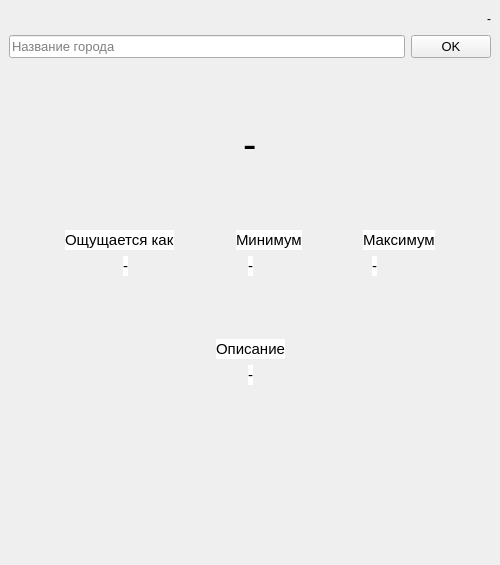
<?xml version="1.0" encoding="UTF-8"?>
<ui version="4.0">
 <class>MainWindow</class>
 <widget class="QMainWindow" name="MainWindow">
  <property name="geometry">
   <rect>
    <x>0</x>
    <y>0</y>
    <width>500</width>
    <height>565</height>
   </rect>
  </property>
  <property name="sizePolicy">
   <sizepolicy hsizetype="Preferred" vsizetype="Fixed">
    <horstretch>0</horstretch>
    <verstretch>0</verstretch>
   </sizepolicy>
  </property>
  <property name="minimumSize">
   <size>
    <width>500</width>
    <height>565</height>
   </size>
  </property>
  <property name="maximumSize">
   <size>
    <width>500</width>
    <height>565</height>
   </size>
  </property>
  <property name="windowTitle">
   <string>MainWindow</string>
  </property>
  <widget class="QWidget" name="centralwidget">
   <layout class="QVBoxLayout" name="verticalLayout">
    <item>
     <layout class="QHBoxLayout" name="horizontalLayout_7">
      <item>
       <spacer name="horizontalSpacer">
        <property name="orientation">
         <enum>Qt::Horizontal</enum>
        </property>
        <property name="sizeHint" stdset="0">
         <size>
          <width>40</width>
          <height>20</height>
         </size>
        </property>
       </spacer>
      </item>
      <item>
       <widget class="QLabel" name="time_lbl">
        <property name="text">
         <string>-</string>
        </property>
       </widget>
      </item>
     </layout>
    </item>
    <item>
     <layout class="QHBoxLayout" name="horizontalLayout_6">
      <item>
       <widget class="QLineEdit" name="search_city">
        <property name="font">
         <font>
          <pointsize>10</pointsize>
         </font>
        </property>
        <property name="placeholderText">
         <string>Название города</string>
        </property>
       </widget>
      </item>
      <item>
       <widget class="QPushButton" name="ok_btn">
        <property name="font">
         <font>
          <pointsize>10</pointsize>
         </font>
        </property>
        <property name="text">
         <string>OK</string>
        </property>
       </widget>
      </item>
     </layout>
    </item>
    <item>
     <spacer name="verticalSpacer_8">
      <property name="orientation">
       <enum>Qt::Vertical</enum>
      </property>
      <property name="sizeHint" stdset="0">
       <size>
        <width>20</width>
        <height>40</height>
       </size>
      </property>
     </spacer>
    </item>
    <item>
     <layout class="QHBoxLayout" name="horizontalLayout_2">
      <item>
       <spacer name="horizontalSpacer_14">
        <property name="orientation">
         <enum>Qt::Horizontal</enum>
        </property>
        <property name="sizeHint" stdset="0">
         <size>
          <width>40</width>
          <height>20</height>
         </size>
        </property>
       </spacer>
      </item>
      <item>
       <widget class="QLabel" name="temp_lbl">
        <property name="font">
         <font>
          <pointsize>30</pointsize>
         </font>
        </property>
        <property name="text">
         <string>-</string>
        </property>
       </widget>
      </item>
      <item>
       <spacer name="horizontalSpacer_15">
        <property name="orientation">
         <enum>Qt::Horizontal</enum>
        </property>
        <property name="sizeHint" stdset="0">
         <size>
          <width>40</width>
          <height>20</height>
         </size>
        </property>
       </spacer>
      </item>
     </layout>
    </item>
    <item>
     <spacer name="verticalSpacer">
      <property name="orientation">
       <enum>Qt::Vertical</enum>
      </property>
      <property name="sizeHint" stdset="0">
       <size>
        <width>20</width>
        <height>40</height>
       </size>
      </property>
     </spacer>
    </item>
    <item>
     <layout class="QHBoxLayout" name="horizontalLayout">
      <item>
       <spacer name="horizontalSpacer_2">
        <property name="orientation">
         <enum>Qt::Horizontal</enum>
        </property>
        <property name="sizeHint" stdset="0">
         <size>
          <width>40</width>
          <height>20</height>
         </size>
        </property>
       </spacer>
      </item>
      <item>
       <widget class="QLabel" name="label_3">
        <property name="font">
         <font>
          <pointsize>11</pointsize>
         </font>
        </property>
        <property name="styleSheet">
         <string notr="true">background-color: rgb(255, 255, 255);</string>
        </property>
        <property name="text">
         <string>Ощущается как</string>
        </property>
       </widget>
      </item>
      <item>
       <spacer name="horizontalSpacer_4">
        <property name="orientation">
         <enum>Qt::Horizontal</enum>
        </property>
        <property name="sizeHint" stdset="0">
         <size>
          <width>40</width>
          <height>20</height>
         </size>
        </property>
       </spacer>
      </item>
      <item>
       <widget class="QLabel" name="label_5">
        <property name="font">
         <font>
          <pointsize>11</pointsize>
         </font>
        </property>
        <property name="styleSheet">
         <string notr="true">background-color: rgb(255, 255, 255);</string>
        </property>
        <property name="text">
         <string>Минимум</string>
        </property>
       </widget>
      </item>
      <item>
       <spacer name="horizontalSpacer_6">
        <property name="orientation">
         <enum>Qt::Horizontal</enum>
        </property>
        <property name="sizeHint" stdset="0">
         <size>
          <width>40</width>
          <height>20</height>
         </size>
        </property>
       </spacer>
      </item>
      <item>
       <widget class="QLabel" name="label_7">
        <property name="font">
         <font>
          <family>MS Shell Dlg 2</family>
          <pointsize>11</pointsize>
         </font>
        </property>
        <property name="styleSheet">
         <string notr="true">background-color: rgb(255, 255, 255); border-color: rgb(0, 0, 0);</string>
        </property>
        <property name="text">
         <string>Максимум</string>
        </property>
       </widget>
      </item>
      <item>
       <spacer name="horizontalSpacer_13">
        <property name="orientation">
         <enum>Qt::Horizontal</enum>
        </property>
        <property name="sizeHint" stdset="0">
         <size>
          <width>40</width>
          <height>20</height>
         </size>
        </property>
       </spacer>
      </item>
     </layout>
    </item>
    <item>
     <layout class="QHBoxLayout" name="horizontalLayout_8">
      <item>
       <spacer name="horizontalSpacer_3">
        <property name="orientation">
         <enum>Qt::Horizontal</enum>
        </property>
        <property name="sizeHint" stdset="0">
         <size>
          <width>40</width>
          <height>20</height>
         </size>
        </property>
       </spacer>
      </item>
      <item>
       <widget class="QLabel" name="temp_feels_lbl">
        <property name="font">
         <font>
          <pointsize>11</pointsize>
         </font>
        </property>
        <property name="styleSheet">
         <string notr="true">background-color: rgb(255, 255, 255);</string>
        </property>
        <property name="text">
         <string>-</string>
        </property>
       </widget>
      </item>
      <item>
       <spacer name="horizontalSpacer_5">
        <property name="orientation">
         <enum>Qt::Horizontal</enum>
        </property>
        <property name="sizeHint" stdset="0">
         <size>
          <width>40</width>
          <height>20</height>
         </size>
        </property>
       </spacer>
      </item>
      <item>
       <widget class="QLabel" name="temp_min_lbl">
        <property name="font">
         <font>
          <pointsize>11</pointsize>
         </font>
        </property>
        <property name="styleSheet">
         <string notr="true">background-color: rgb(255, 255, 255);</string>
        </property>
        <property name="text">
         <string>-</string>
        </property>
       </widget>
      </item>
      <item>
       <spacer name="horizontalSpacer_7">
        <property name="orientation">
         <enum>Qt::Horizontal</enum>
        </property>
        <property name="sizeHint" stdset="0">
         <size>
          <width>40</width>
          <height>20</height>
         </size>
        </property>
       </spacer>
      </item>
      <item>
       <widget class="QLabel" name="temp_max_lbl">
        <property name="font">
         <font>
          <pointsize>11</pointsize>
         </font>
        </property>
        <property name="styleSheet">
         <string notr="true">background-color: rgb(255, 255, 255);</string>
        </property>
        <property name="text">
         <string>-</string>
        </property>
       </widget>
      </item>
      <item>
       <spacer name="horizontalSpacer_12">
        <property name="orientation">
         <enum>Qt::Horizontal</enum>
        </property>
        <property name="sizeHint" stdset="0">
         <size>
          <width>40</width>
          <height>20</height>
         </size>
        </property>
       </spacer>
      </item>
     </layout>
    </item>
    <item>
     <spacer name="verticalSpacer_4">
      <property name="orientation">
       <enum>Qt::Vertical</enum>
      </property>
      <property name="sizeHint" stdset="0">
       <size>
        <width>20</width>
        <height>40</height>
       </size>
      </property>
     </spacer>
    </item>
    <item>
     <layout class="QHBoxLayout" name="horizontalLayout_5">
      <item>
       <spacer name="horizontalSpacer_9">
        <property name="orientation">
         <enum>Qt::Horizontal</enum>
        </property>
        <property name="sizeHint" stdset="0">
         <size>
          <width>40</width>
          <height>20</height>
         </size>
        </property>
       </spacer>
      </item>
      <item>
       <widget class="QLabel" name="label_9">
        <property name="font">
         <font>
          <pointsize>11</pointsize>
         </font>
        </property>
        <property name="styleSheet">
         <string notr="true">background-color: rgb(255, 255, 255);</string>
        </property>
        <property name="text">
         <string>Описание</string>
        </property>
       </widget>
      </item>
      <item>
       <spacer name="horizontalSpacer_8">
        <property name="orientation">
         <enum>Qt::Horizontal</enum>
        </property>
        <property name="sizeHint" stdset="0">
         <size>
          <width>40</width>
          <height>20</height>
         </size>
        </property>
       </spacer>
      </item>
     </layout>
    </item>
    <item>
     <layout class="QHBoxLayout" name="horizontalLayout_9">
      <item>
       <spacer name="horizontalSpacer_10">
        <property name="orientation">
         <enum>Qt::Horizontal</enum>
        </property>
        <property name="sizeHint" stdset="0">
         <size>
          <width>40</width>
          <height>20</height>
         </size>
        </property>
       </spacer>
      </item>
      <item>
       <widget class="QLabel" name="description_lbl">
        <property name="font">
         <font>
          <pointsize>11</pointsize>
         </font>
        </property>
        <property name="styleSheet">
         <string notr="true">background-color: rgb(255, 255, 255);</string>
        </property>
        <property name="text">
         <string>-</string>
        </property>
       </widget>
      </item>
      <item>
       <spacer name="horizontalSpacer_11">
        <property name="orientation">
         <enum>Qt::Horizontal</enum>
        </property>
        <property name="sizeHint" stdset="0">
         <size>
          <width>40</width>
          <height>20</height>
         </size>
        </property>
       </spacer>
      </item>
     </layout>
    </item>
    <item>
     <spacer name="verticalSpacer_3">
      <property name="orientation">
       <enum>Qt::Vertical</enum>
      </property>
      <property name="sizeHint" stdset="0">
       <size>
        <width>20</width>
        <height>40</height>
       </size>
      </property>
     </spacer>
    </item>
    <item>
     <spacer name="verticalSpacer_7">
      <property name="orientation">
       <enum>Qt::Vertical</enum>
      </property>
      <property name="sizeHint" stdset="0">
       <size>
        <width>20</width>
        <height>40</height>
       </size>
      </property>
     </spacer>
    </item>
    <item>
     <spacer name="verticalSpacer_5">
      <property name="orientation">
       <enum>Qt::Vertical</enum>
      </property>
      <property name="sizeHint" stdset="0">
       <size>
        <width>20</width>
        <height>40</height>
       </size>
      </property>
     </spacer>
    </item>
   </layout>
  </widget>
 </widget>
 <resources/>
 <connections/>
</ui>
